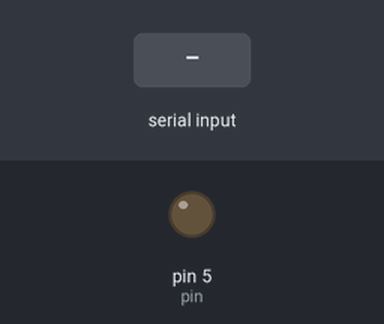
The sketch below on a simulated Arduino Uno, built with avr-gcc and run on an emulated ATmega328P. On the bench: output pins drawn as LEDs (lit = HIGH). The inputs (shaded band) are chosen by the test bench.

Above: at 1.2 s.
1.3 s: "1" received over Serial
At 2.5 s:
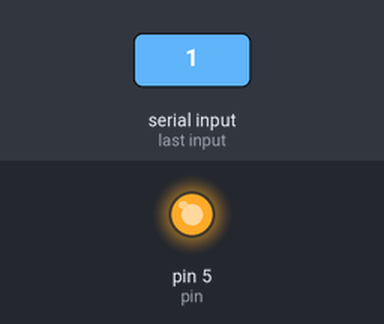
2.8 s: "0" received over Serial
At 3.7 s:
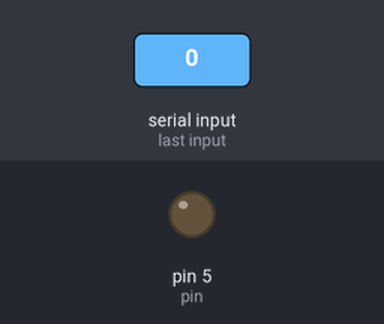
Timing chart, 0 to 5.8 s (numbered marks = the images above; inputs shaded):
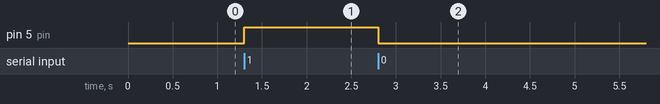

The sketch:

iot.ino
```cpp
char response = 0;
//int pin = LED_BUILTIN;
int pin = 5;
int val;
int state;
void setup() {
  // put your setup code here, to run once:
  pinMode(pin, OUTPUT);
  Serial.begin(9600);

}

void loop() {
  // put your main code here, to run repeatedly:
  response=int(Serial.read());
  if(response == '1'){
    digitalWrite(pin, HIGH);
    }
  if(response=='0'){
      digitalWrite(pin, LOW);

     }
}
```

Measured:
- after the input at 1.3 s, pin 5 (pin): LOW → HIGH at once
- after the input at 2.8 s, pin 5 (pin): HIGH → LOW at once
